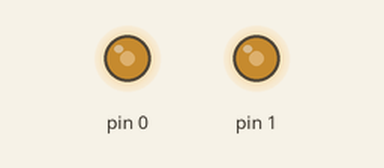
Simulated run of this sketch. Board: Teensy 4. On the bench: output pins drawn as LEDs (lit = HIGH). Pins used as bus, display or sensor lines are not drawn; what the sketch prints to the serial monitor is not drawn.

Above: at 0.15 s.
At 12.16 s:
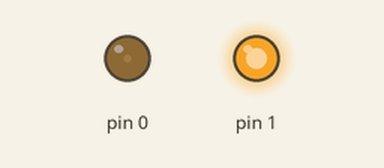
Timing chart, 0 to 12.0 s (numbered marks = the images above):
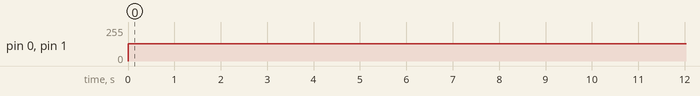

Measured:
- by itself, pin 0, pin 1: 0/255 → 128/255 at 0.00 s

The sketch:

test_pwm.ino
```cpp
/*----------------------------------------------------------------------
 * Test sketch for learning about pulse-width modulation
 ----------------------------------------------------------------------*/

#include <Arduino.h>
#include "TeensyUtils.h"
#include "AudioFileManager.h"

TeensyUtils *tc;
AudioFileManager *fm;

#define LED_PIN 13

void setup() {
  Serial.begin(57600);
  Serial.println("Serial initialized");
  pinMode(0, OUTPUT);
  pinMode(1, OUTPUT);
  analogWriteFrequency(0, 100000);
  analogWriteFrequency(1, 100000);
  pinMode(33, OUTPUT);  // for triggering oscilloscope
}

static int pwmValue = 0;
static boolean state = false;
static int period = 5;

static elapsedMillis elapsedMSec;
static unsigned long start = elapsedMSec;
static unsigned long startVolumeTime = start;

void loop() {
  int cycleTime = elapsedMSec - start;
  if (cycleTime <= period/2) {
    if (state) {
      state = false;
      digitalWrite(LED_PIN, LOW);
      analogWrite(0, 128 - pwmValue);
      analogWrite(1, 128 + pwmValue);
      digitalWrite(33, HIGH);
    }
  } else if (cycleTime <= period) {
    if (!state) {
      state = true;
      digitalWrite(LED_PIN, HIGH);
      analogWrite(0, 128 + pwmValue);
      analogWrite(1, 128 - pwmValue);
      digitalWrite(33, LOW);
    }
  } else {
    start = elapsedMSec;

    // every 1/100th second, increase volume
    int volumeTime = elapsedMSec - startVolumeTime;
    if (volumeTime > 10) {
      startVolumeTime = elapsedMSec;
      pwmValue += 1;
      if (pwmValue >= 128)
        pwmValue = 0;
    }
  }


}
```
